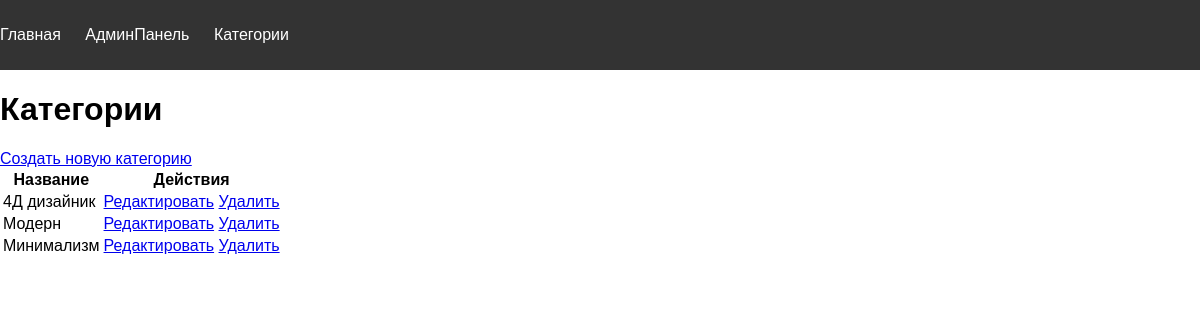
The page /categories/ (signed in) on the database its author committed.
### studio/models.py (models this page shows, shortened)
class Category(models.Model):
    name = models.CharField(max_length=255)

### studio/views.py (the view)
# urls.py: path('categories/', admin_categories, name='admin_categories'),
@user_passes_test(is_superuser)
def admin_categories(request):
    categories = Category.objects.all()
    return render(request, 'studio/admin_categories.html', {'categories': categories})

### studio/views.py (called while the page is built)
def is_superuser(user):
    return user.is_superuser

### studio/templates/studio/admin_categories.html (shortened to what this page needs)
{% extends 'studio/base.html' %}
{% block header %}
<nav>
    <ul>
        <li><a href="{% url 'main' %}">Главная</a></li>
        {% if user.is_authenticated %}
        <li><a href="{% url 'admin_design_requests' %}">АдминПанель</a></li>
        <li><a href="{% url 'admin_categories' %}">Категории</a></li>
        {% endif %}
    </ul>
</nav>
{% endblock %}
{% block content %}
<h1>Категории</h1>
<a href="{% url 'create_category' %}">Создать новую категорию</a>
<table>
    <thead>
        <tr>
            <th>Название</th>
            <th>Действия</th>
        </tr>
    </thead>
    <tbody>
        {% for category in categories %}
        <tr>
            <td>{{ category.name }}</td>
            <td>
                <a href="{% url 'edit_category' category.id %}">Редактировать</a>
                <a href="{% url 'delete_category' category.id %}">Удалить</a>
            </td>
        </tr>
        {% empty %}
        <tr>
            <td colspan="2">Категорий не найдено.</td>
        </tr>
        {% endfor %}
    </tbody>
</table>
{% endblock %}

### studio/static/studio/css/styles.css (style rules this page uses)
body { font-family: Comic Sans, sans-serif; margin: 0; padding: 0; }
header nav ul { list-style-type: none; padding: 0; }
header nav ul li { display: inline; margin-right: 20px; }
header nav ul li a { color: white; text-decoration: none; }

### rows shown on the page
Category: name "4Д дизайник"
Category: name "Модерн"
Category: name "Минимализм"
